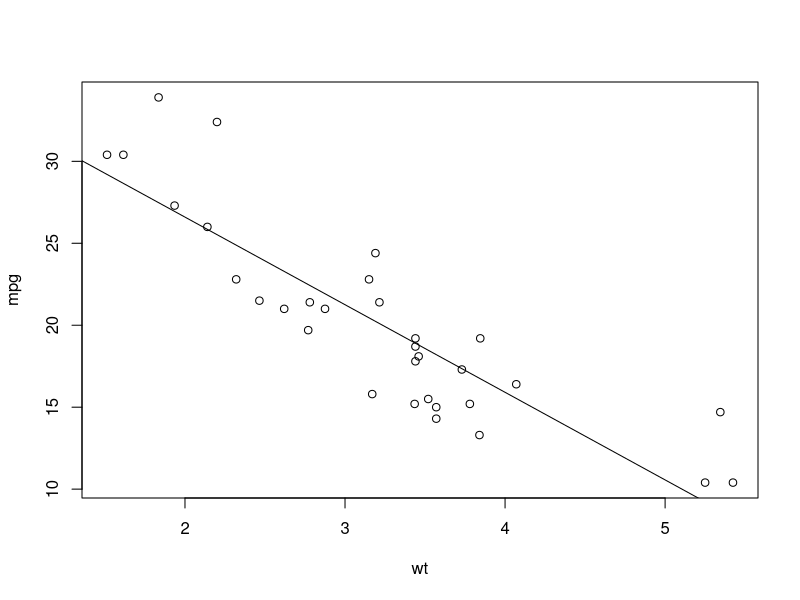
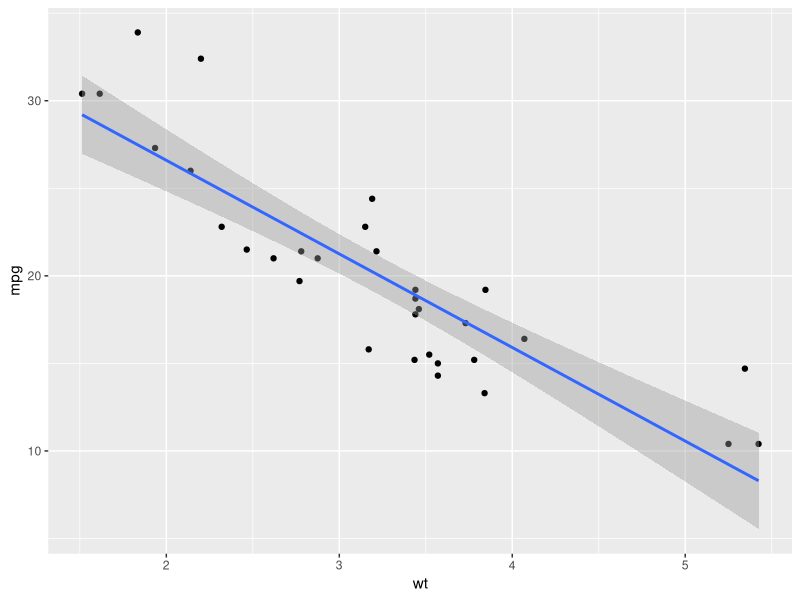
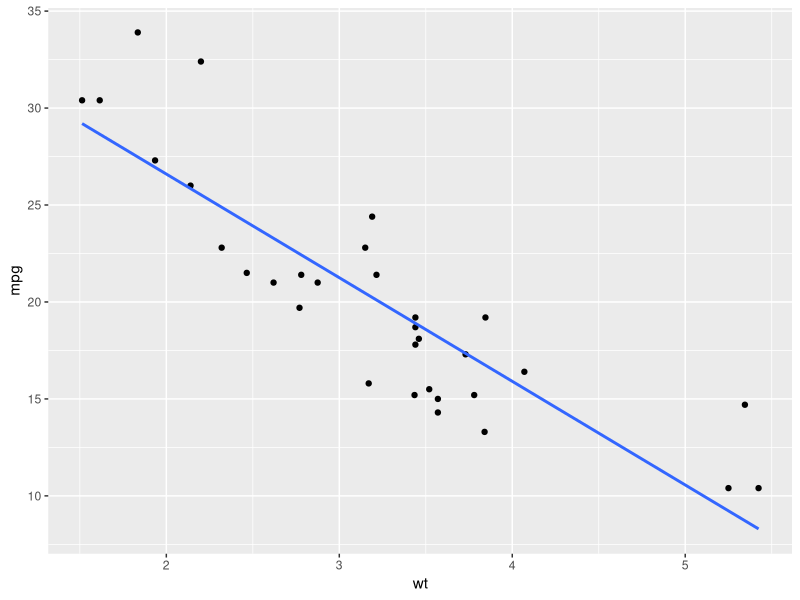
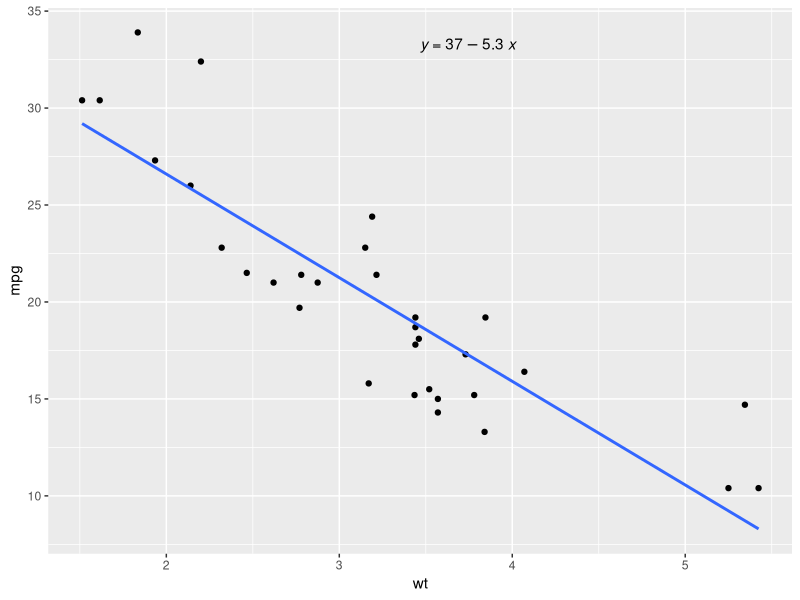

These figures' R source, in order:
# Example 1: Plot lm() Results in Base R
# fit regression model
fit <- lm(mpg ~ wt, data = mtcars)

# create scatterplot
plot(mpg ~ wt, data = mtcars)

# add fitted regression line to scatterplot
abline(fit)

# Example 2: Plot lm() Results in ggplot2
library("ggplot2")

# fit regression model
fit <- lm(mpg ~ wt, data = mtcars)

# create scatterplot with fitted regression line
ggplot(fit, aes(x = wt, y = mpg)) +
  geom_point() +
  stat_smooth(method = "lm")

ggplot(mtcars, aes(x = wt, y = mpg)) +
  geom_point() +
  stat_smooth(method = "lm", se=FALSE)

install.packages("ggpubr")
library("ggpubr")

ggplot(mtcars, aes(x = wt, y = mpg)) +
  geom_point() +
  stat_smooth(method = "lm", se=FALSE) +
  stat_regline_equation(label.x.npc = "center")
